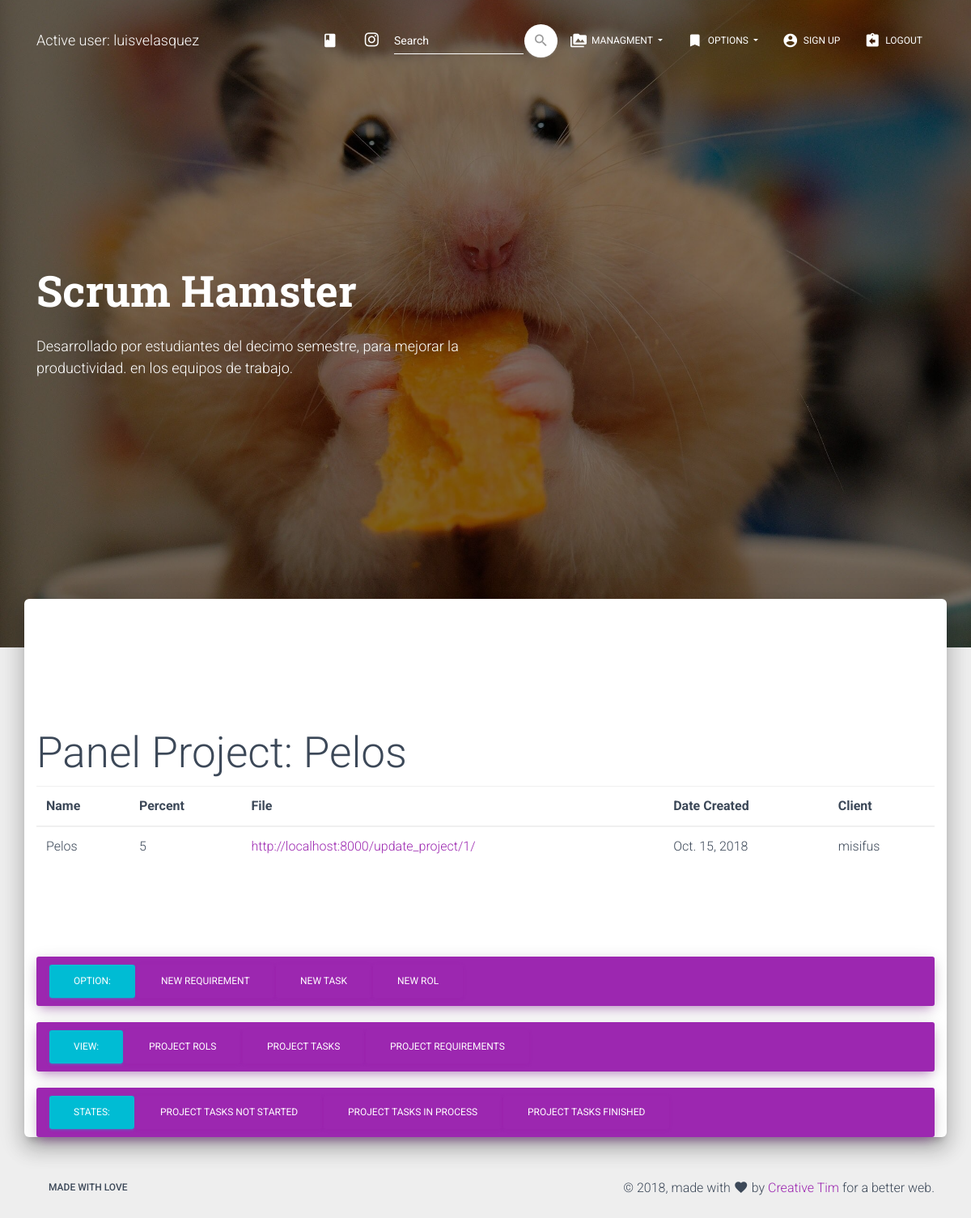
Screenshot of /view_project/1/ (signed in) with the database file from the repository.
### modules/models.py (models this page shows, shortened)
class project(models.Model):
    name = models.CharField(max_length = 75)
    percent = models.PositiveSmallIntegerField()
    created_at = models.DateField(auto_now_add = True)
    file = models.URLField(blank = True)
    client_id = models.ForeignKey(client, on_delete = models.CASCADE)

class client(models.Model):
    name = models.CharField(max_length = 75)
    telephone = models.CharField(max_length = 25)
    email = models.EmailField()
    address = models.CharField(max_length = 150)
    def __str__(self):
        return '%s' % (self.name)

### modules/views.py (the view)
# urls.py: path('view_project/<int:id>/', view_project, name = 'view_project'),
@login_required
def view_project(request, id):
    data = project.objects.get(id = id)
    return render(request, 'project/view.html', {'data': data})

### modules/templates/project/view.html (shortened to what this page needs)
{% extends 'base.html' %}
{% block content %}
<h1>Panel Project: {{data.name}} </h1>
<table class="table">
	<thead>
		<tr>
			<th>Name</th>
			<th>Percent</th>
			<th>File</th>
			<th>Date Created</th>
			<th>Client</th>
		</tr>
	</thead>
	<tbody>
	<tr>
		<td>{{ data.name }}</td>
		<td>{{ data.percent }}</td>
		<td><a href="{{ data.file }}">{{ data.file }}</a></td>
		<td>{{ data.created_at }}</td>
		<td>{{ data.client_id }}</td>
	</tr>
</tbody>
</table>
<br>
<br>
<br>
<br>
		<nav class="navbar navbar-expand-lg bg-primary">
            <div class="container">
              <div class="collapse navbar-collapse" id="navbarTogglerDemo01">
								<button type="button" class="btn btn-info">Option: </button>
                <ul class="navbar-nav mr-auto mt-2 mt-lg-0">
                  <li class="nav-item active">
                    <a href="{% url 'create_requirement' %}" class="btn btn-primary btn-raised ">New requirement</a>
                  </li>
                  <li class="nav-item">
                    <a href="{% url 'create_task' %}" class="btn btn-primary btn-raised ">New task</a>
                  </li>
                  <li class="nav-item">
                    <a href="{% url 'create_rol' %}" class="btn btn-primary btn-raised ">New rol</a>
                  </li>
                </ul>
              </div>
            </div>
          </nav>
		<nav class="navbar navbar-expand-lg bg-primary">
            <div class="container">
              <div class="collapse navbar-collapse" id="navbarTogglerDemo01">
                <button type="button" class="btn btn-info">View: </button>
                <ul class="navbar-nav mr-auto mt-2 mt-lg-0">
                  <li class="nav-item active">
                    <a href="{% url 'project_rols' data.id %}" class="btn btn-primary btn-raised ">Project rols</a>
                  </li>
                  <li class="nav-item">
                    <a href="{% url 'project_tasks' data.id %}" class="btn btn-primary btn-raised ">Project tasks</a>
                  </li>
                  <li class="nav-item">
                    <a href="{% url 'project_requirements' data.id %}" class="btn btn-primary btn-raised ">Project requirements</a>
                  </li>
                </ul>
              </div>
            </div>
          </nav>
          <nav class="navbar navbar-expand-lg bg-primary">
            <div class="container">
              <div class="collapse navbar-collapse" id="navbarTogglerDemo01">
                <button type="button" class="btn btn-info">States: </button>
                <ul class="navbar-nav mr-auto mt-2 mt-lg-0">
                  <li class="nav-item active">
                    <a href="{% url 'list_task_not_started' data.id %}" class="btn btn-primary btn-raised ">Project tasks not started</a>
                  </li>
                  <li class="nav-item">
                    <a href="{% url 'list_task_in_process' data.id %}" class="btn btn-primary btn-raised ">Project tasks in process</a>
                  </li>
                  <li class="nav-item">
                    <a href="{% url 'list_task_finished' data.id %}" class="btn btn-primary btn-raised ">Project tasks finished</a>
                  </li>
                </ul>
              </div>
            </div>
          </nav>
{% endblock %}

### modules/templates/base.html (shortened to what this page needs)
<!DOCTYPE html>
<html lang="en">
{% load static %}
<head>
  <link rel="stylesheet" href="https://maxcdn.bootstrapcdn.com/font-awesome/latest/css/font-awesome.min.css">
  <link href="{% static 'css/material-kit.css' %}" rel="stylesheet" />
  <link href="{% static 'demo/demo.css' %}" rel="stylesheet" />
</head>
<body class="landing-page sidebar-collapse">
  <nav class="navbar navbar-transparent navbar-color-on-scroll fixed-top navbar-expand-lg" color-on-scroll="100" id="sectionsNav">
    <div class="container">
      <div class="navbar-translate">
        {% if user.is_active %}
        <a class="navbar-brand" href="{% url 'index' %}">
          Active user: {{ user.username }} </a>
          {% endif %}
      </div>
      <div class="collapse navbar-collapse">
        <ul class="navbar-nav ml-auto">
          <li class="nav-item">
            <a class="nav-link" rel="tooltip" title="" data-placement="bottom" href="https://www.instagram.com/luis17velasquez/?hl=en" target="_blank" data-original-title="opent the CRM">
              <i class="material-icons">class</i>
            </a>
          </li>
          <li class="nav-item">
            <a class="nav-link" rel="tooltip" title="" data-placement="bottom" href="https://www.instagram.com/luis17velasquez/?hl=en" target="_blank" data-original-title="Follow us on Instagram">
              <i class="fa fa-instagram"></i>
            </a>
          </li>
          <li>
          <form class="form-inline ml-auto" method="POST" action ="{% url 'buscar_cliente' %}">{% csrf_token %}
              <div class="form-group has-white">
                <input type="text" class="form-control" placeholder="Search" name="buscalo">
              </div>
              <button type="submit" class="btn btn-white btn-just-icon btn-round">
                  <i class="material-icons">search</i>
              </button>
          </form>
          </li>
          {% if user.is_active %}
          <li class="dropdown nav-item">
            <a href="#" class="dropdown-toggle nav-link" data-toggle="dropdown">
              <i class="material-icons">perm_media</i> Managment
            </a>
          </li>
          <li class="dropdown nav-item">
            <a href="#" class="dropdown-toggle nav-link" data-toggle="dropdown">
              <i class="material-icons">bookmark</i> Options
            </a>
          </li>
          {% endif %}
           {% if user.is_active %}
           <li class="nav-item">
            <a class="nav-link" href="{% url 'signup' %}" onclick="scrollToDownload()">
              <i class="material-icons">account_circle</i> Sign up
            </a>
          </li>
          <li class="nav-item">
            <a class="nav-link" href="{% url 'logout' %}" onclick="scrollToDownload()">
              <i class="material-icons">assignment_return</i> Logout
            </a>
          </li>
          {% endif %}
        </ul>
      </div>
    </div>
  </nav>
  <div class="page-header header-filter" data-parallax="true" style="background-image: url('{% static 'img/profile_city.jpg' %}')">
    <div class="container">
      <div class="row">
        <div class="col-md-6">
          <h1 class="title">Scrum Hamster</h1>
          <h4>Desarrollado por estudiantes del decimo semestre, para mejorar la productividad. en los equipos de trabajo.</h4>
          <br>
        </div>
      </div>
    </div>
  </div>
  <div class="main main-raised">
    <div class="container">
      <div class="section text-center">
      </div>
      {% block content %}
      {% endblock %}
    </div>
  </div>
  <footer class="footer footer-default">
    <div class="container">
      <nav class="float-left">
        <ul>
          <li>
            <a href="#">
              made with love
            </a>
          </li>
        </ul>
      </nav>
      <div class="copyright float-right">
        &copy;
        , made with <i class="material-icons">favorite</i> by
        <a href="https://www.creative-tim.com" target="_blank">Creative Tim</a> for a better web.
      </div>
    </div>
  </footer>
</body>
</html>

### modules/static/demo/demo.css (style rules this page uses)
.title { margin-top: 30px; min-height: 32px; }

### rows the page displays
project: name "Pelos", percent "5", file "http://localhost:8000/update_project/1/", created_at "Oct. 15, 2018", client_id "misifus"

### other values shown
{{ user.username }} "luisvelasquez"
